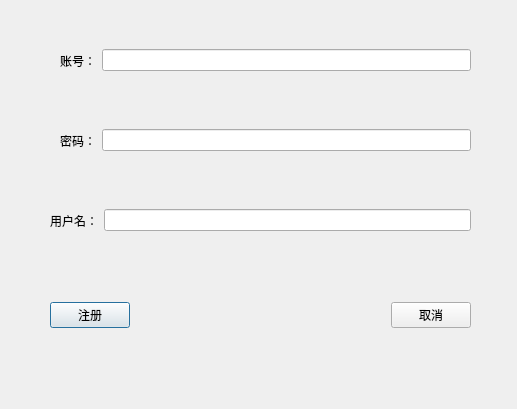
<?xml version="1.0" encoding="UTF-8"?>
<ui version="4.0">
 <class>Dialog</class>
 <widget class="QDialog" name="Dialog">
  <property name="geometry">
   <rect>
    <x>0</x>
    <y>0</y>
    <width>517</width>
    <height>409</height>
   </rect>
  </property>
  <property name="windowTitle">
   <string>Dialog</string>
  </property>
  <widget class="QWidget" name="horizontalLayoutWidget">
   <property name="geometry">
    <rect>
     <x>60</x>
     <y>40</y>
     <width>411</width>
     <height>41</height>
    </rect>
   </property>
   <layout class="QHBoxLayout" name="horizontalLayout">
    <item>
     <widget class="QLabel" name="label">
      <property name="text">
       <string>账号：</string>
      </property>
     </widget>
    </item>
    <item>
     <widget class="QLineEdit" name="account"/>
    </item>
   </layout>
  </widget>
  <widget class="QWidget" name="horizontalLayoutWidget_2">
   <property name="geometry">
    <rect>
     <x>60</x>
     <y>120</y>
     <width>411</width>
     <height>41</height>
    </rect>
   </property>
   <layout class="QHBoxLayout" name="horizontalLayout_2">
    <item>
     <widget class="QLabel" name="label_2">
      <property name="text">
       <string>密码：</string>
      </property>
     </widget>
    </item>
    <item>
     <widget class="QLineEdit" name="passwd"/>
    </item>
   </layout>
  </widget>
  <widget class="QWidget" name="horizontalLayoutWidget_3">
   <property name="geometry">
    <rect>
     <x>50</x>
     <y>200</y>
     <width>421</width>
     <height>41</height>
    </rect>
   </property>
   <layout class="QHBoxLayout" name="horizontalLayout_3">
    <item>
     <widget class="QLabel" name="label_3">
      <property name="text">
       <string>用户名：</string>
      </property>
     </widget>
    </item>
    <item>
     <widget class="QLineEdit" name="name"/>
    </item>
   </layout>
  </widget>
  <widget class="QWidget" name="horizontalLayoutWidget_4">
   <property name="geometry">
    <rect>
     <x>50</x>
     <y>290</y>
     <width>421</width>
     <height>51</height>
    </rect>
   </property>
   <layout class="QHBoxLayout" name="horizontalLayout_4">
    <item>
     <widget class="QPushButton" name="register_btn">
      <property name="text">
       <string>注册</string>
      </property>
     </widget>
    </item>
    <item>
     <spacer name="horizontalSpacer">
      <property name="orientation">
       <enum>Qt::Horizontal</enum>
      </property>
      <property name="sizeHint" stdset="0">
       <size>
        <width>40</width>
        <height>20</height>
       </size>
      </property>
     </spacer>
    </item>
    <item>
     <widget class="QPushButton" name="cancel">
      <property name="text">
       <string>取消</string>
      </property>
     </widget>
    </item>
   </layout>
  </widget>
 </widget>
 <resources/>
 <connections/>
</ui>
